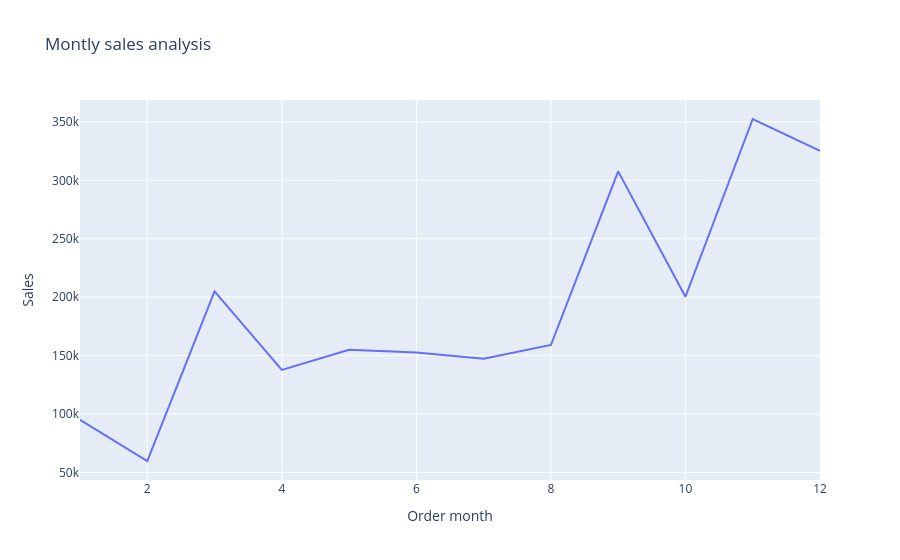

The cell this chart's notebook holds for it:
### Code cell
fig = px.line(sales_by_month,
             x = 'Order month',
             y = 'Sales',
             title = "Montly sales analysis")
fig.show()

### Figure 1 — Plotly figure (JSON) as saved in the notebook; plotly's stock layout.template omitted (floating-point values rounded to 4 significant figures)
{"data": [{"hovertemplate": "Order month=%{x}<br>Sales=%{y}<extra></extra>", "legendgroup": "", "line": {"color": "#636efa", "dash": "solid"}, "marker": {"symbol": "circle"}, "mode": "lines", "name": "", "orientation": "v", "showlegend": false, "type": "scatter", "x": [1, 2, 3, 4, 5, 6, 7, 8, 9, 10, 11, 12], "xaxis": "x", "y": [94920.0, 59750.0, 205000.0, 137800.0, 155000.0, 152700.0, 147200.0, 159000.0, 307600.0, 200300.0, 352500.0, 325300.0], "yaxis": "y"}], "layout": {"legend": {"tracegroupgap": 0}, "title": {"text": "Montly sales analysis"}, "xaxis": {"anchor": "y", "domain": [0, 1], "title": {"text": "Order month"}}, "yaxis": {"anchor": "x", "domain": [0, 1], "title": {"text": "Sales"}}}}
